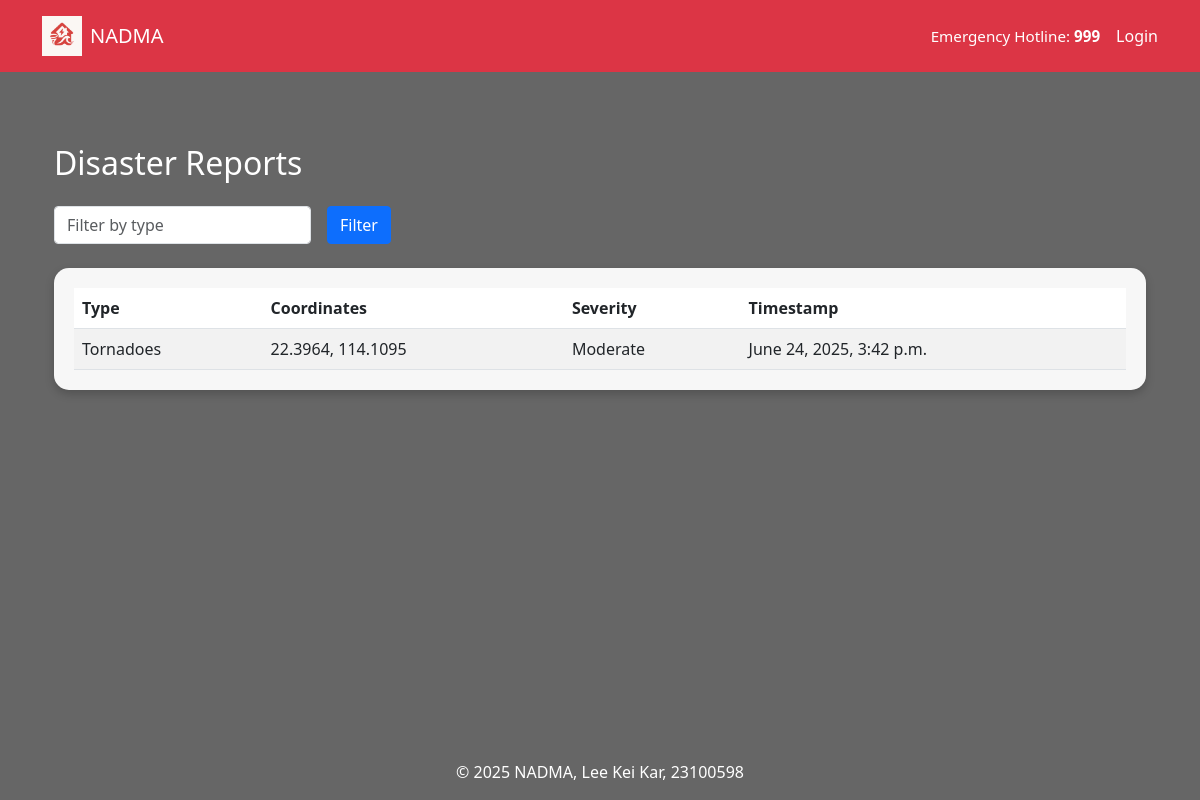
/disasters/, run on the app's committed database.
### dris_app/models.py (models this page shows)
class DisasterReport(models.Model):
    user = models.ForeignKey(User, on_delete=models.CASCADE)
    disaster_type = models.CharField(max_length=50)
    gps_coordinates = models.CharField(max_length=100)
    severity = models.CharField(max_length=20)
    timestamp = models.DateTimeField(auto_now_add=True)

### dris_app/views.py (the view)
# urls.py: path('disasters/', views.disaster_report_list, name='disaster_list'),
def disaster_report_list(request):
    form = DisasterFilterForm(request.GET or None)
    reports = DisasterReport.objects.all()
    if form.is_valid():
        disaster_type = form.cleaned_data.get('disaster_type')
        if disaster_type:
            reports = reports.filter(disaster_type__icontains=disaster_type)
    return render(request, 'disaster_list.html', {'form': form, 'reports': reports})

### dris_app/forms.py
class DisasterFilterForm(forms.Form):
    disaster_type = forms.CharField(max_length=50, required=False, label='Filter by Disaster Type')

### dris_app/templates/disaster_list.html (shortened to what this page needs)
{% extends "base.html" %}
{% load static %}
{% block content %}
<video autoplay muted loop class="video-bg">
    <source src="{% static 'backgrounds/disaster2.mp4' %}" type="video/mp4">
</video>
<div class="video-overlay"></div>
<div class="content-wrapper container py-5">
    <h2 class="mb-4">Disaster Reports</h2>
    <form method="GET" class="row g-3 mb-4">
        <div class="col-auto">
            <input type="text" name="disaster_type" class="form-control" placeholder="Filter by type">
        </div>
        <div class="col-auto">
            <button type="submit" class="btn btn-primary">Filter</button>
        </div>
    </form>
    <div class="table-container">
        <table class="table table-striped">
            <thead>
                <tr>
                    <th>Type</th>
                    <th>Coordinates</th>
                    <th>Severity</th>
                    <th>Timestamp</th>
                </tr>
            </thead>
            <tbody>
                {% for report in reports %}
                <tr>
                    <td>{{ report.disaster_type }}</td>
                    <td>{{ report.gps_coordinates }}</td>
                    <td>{{ report.severity }}</td>
                    <td>{{ report.timestamp }}</td>
                </tr>
                {% empty %}
                <tr>
                    <td colspan="4" class="text-center">No disaster reports found.</td>
                </tr>
                {% endfor %}
            </tbody>
        </table>
    </div>
</div>
{% endblock %}

### dris_app/templates/base.html (style rules this page uses)
html, body { height: 100%; margin: 0; }
body { display: flex; flex-direction: column; min-height: 100vh; color: white; }

### dris_app/templates/disaster_list.html (style rules this page uses)
.video-bg { position: fixed; top: 0; left: 0; width: 100%; height: 100%; object-fit: cover; z-index: -2; }
.video-overlay { position: fixed; top: 0; left: 0; width: 100%; height: 100%; background-color: rgba(0, 0, 0, 0.6); z-index: -1; }
.content-wrapper { position: relative; z-index: 1; color: white; }
.form-control, .btn { border-radius: 0.25rem; }
.table-container { background-color: rgba(255, 255, 255, 0.95); border-radius: 15px; overflow: hidden; box-shadow: 0 4px 10px rgba(0, 0, 0, 0.2); padding: 20px; }
.table { margin-bottom: 0; color: black; }
.table-striped > tbody > tr:nth-of-type(odd) { background-color: #f2f2f2; }

### data on the page
DisasterReport: disaster_type "Tornadoes", gps_coordinates "22.3964, 114.1095", severity "Moderate", timestamp "June 24, 2025, 3:42 p.m."
